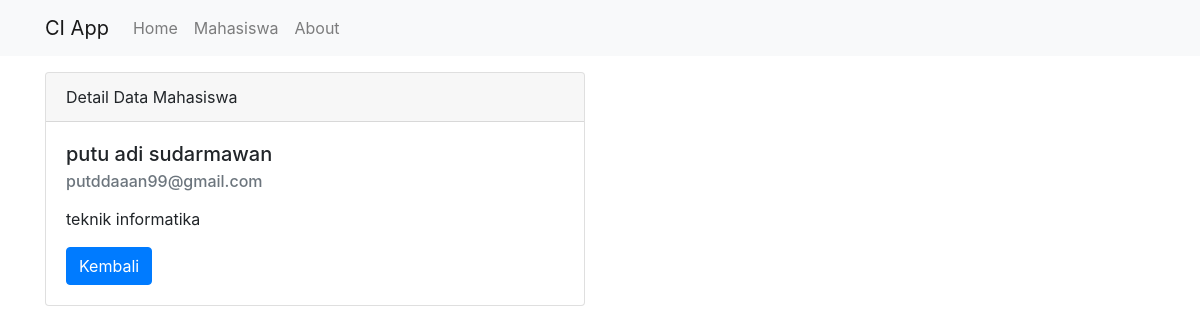
The app's page /mahasiswa/detail/39 with its own data.
### tables this page shows
CREATE TABLE `mahasiswa` (
  `id` int(11) NOT NULL,
  `nim` char(9) NOT NULL,
  `nama` varchar(250) NOT NULL,
  `email` varchar(250) DEFAULT NULL,
  `jurusan` varchar(64) NOT NULL
);

### application/controllers/Mahasiswa.php (called while the page is built, shortened)
<?php
class Mahasiswa extends CI_Controller
{
    public function __construct()
    {
        $this->load->model('Mahasiswa_model');
        $this->load->library('form_validation');
    }
    public function detail($id)
    {
        $data['judul'] = 'Detail Data Mahasiswa';
        $data['mahasiswa'] = $this->Mahasiswa_model->getMahasiswaById($id);
        $this->load->view('templates/header', $data);
        $this->load->view('mahasiswa/detail', $data);
        $this->load->view('templates/footer');
    }
}

### index.php (called while the page is built, shortened)
<?php
require_once BASEPATH.'core/CodeIgniter.php';

### application/models/Mahasiswa_model.php (called while the page is built, shortened)
<?php
class Mahasiswa_model extends CI_model {
    public function getMahasiswaById($id)
    {
        return $this->db->get_where('mahasiswa', ['id' => $id])->row_array();
    }
}

### application/views/mahasiswa/detail.php (the view, shortened to what this page needs)
<div class="container">
    <div class="row mt-3">
        <div class="col-md-6">
            <div class="card">
                <div class="card-header">
                    Detail Data Mahasiswa
                </div>
                <div class="card-body">
                    <h5 class="card-title"><?= $mahasiswa['nama']; ?></h5>
                    <h6 class="card-subtitle mb-2 text-muted"><?= $mahasiswa['email']; ?></h6>
                    <p class="card-text"><?= $mahasiswa['jurusan']; ?></p>
                    <a href="<?= base_url(); ?>mahasiswa" class="btn btn-primary">Kembali</a>
                </div>
            </div>
        </div>
    </div>
</div>

### records on screen
mahasiswa: nama "putu adi sudarmawan", email "putddaaan99@gmail.com", jurusan "teknik informatika"
